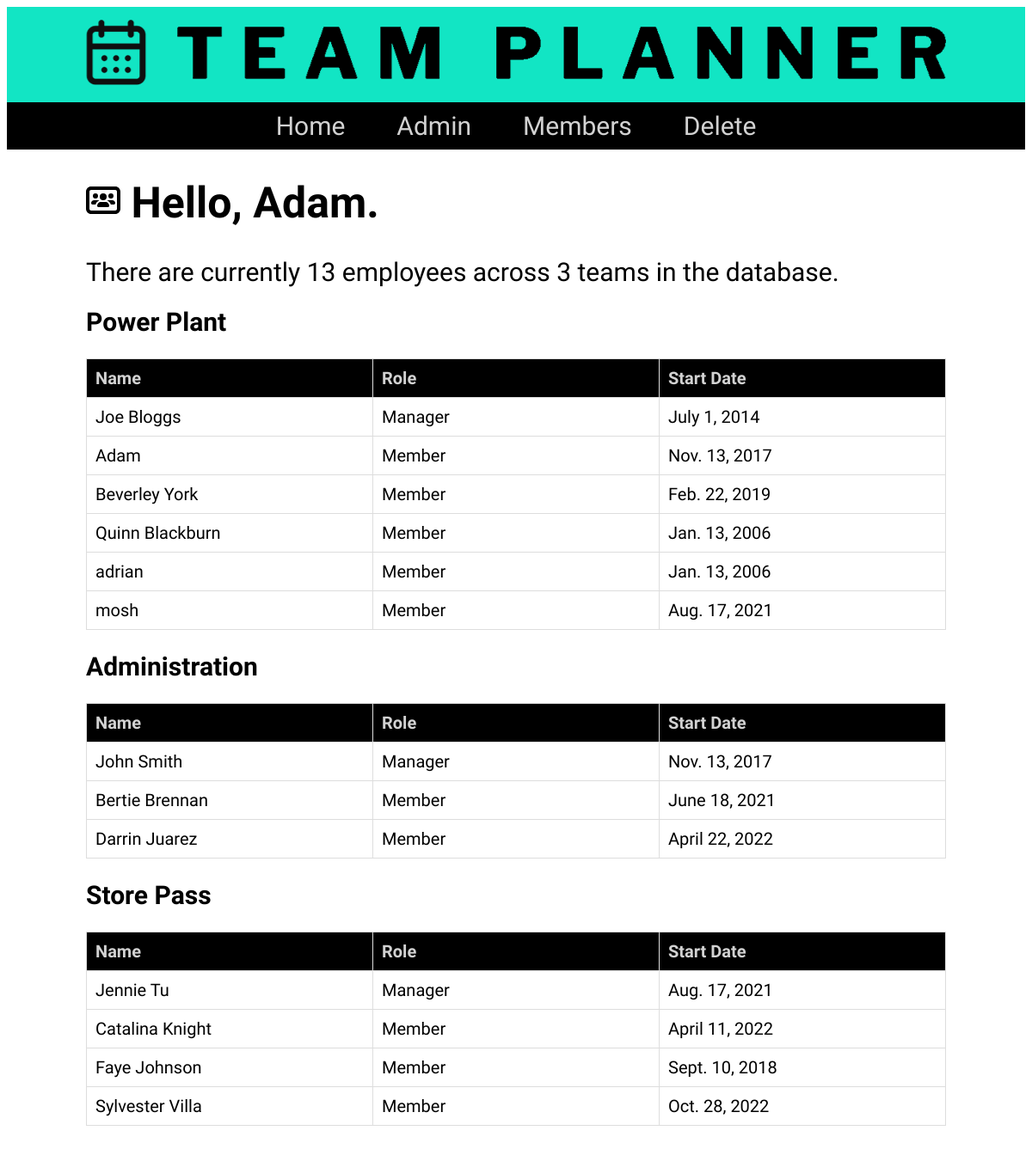
/home/, run on the app's committed database.
### teams/models.py (models this page shows, shortened)
class User(models.Model):
    STATUS_MEMBER = 'Member'
    STATUS_MANAGER = 'Manager'
    STATUS_CHOICES = [
        (STATUS_MEMBER, 'Member'),
        (STATUS_MANAGER, 'Manager'),
    ]
    name = models.CharField(max_length=255)
    role = models.CharField(max_length=55, choices=STATUS_CHOICES, default=STATUS_MEMBER)
    location = models.ForeignKey('Location', blank=True, null=True, on_delete=models.CASCADE)
    start_date = models.DateField()
    class Meta:
        ordering = ['name']

class Location(models.Model):
    basic = 'shops'
    building = models.CharField(max_length=255, blank=True, default=basic)
    def __str__(self) -> str:
        return f"{self.building}"

### playground/views.py (the view)
# urls.py: path('home/', views.main, name='home'),
def main(request):
    locations = Location.objects.all()
    user_data_by_location = {}
    for location in locations:
        users_at_location_sorted = User.objects.filter(location=location).order_by('role', 'name')
        user_data_by_location[location] = users_at_location_sorted
    return render(request, 'home.html', {'name': 'Adam','num_employees': getNumberOfEmployees(), 'num_teams': getTeams(), 'form': new(request), 'user_data_by_location': user_data_by_location,})

### playground/views.py (called while the page is built)
def getNumberOfEmployees():
    num_employees = User.objects.count()
    return(num_employees)

def getTeams():
    num_teams = Location.objects.count()
    return(num_teams)

def new(request):
    response = None
    if request.method == "POST":
        form = UserForm(request.POST)
        if form.is_valid():
            form.save()
            response = "Successfully registered User"
        else:
            response = "Failed to register User"
    else:
        form = UserForm()
    return render(request, "new.html", {'form': form, 'response': response})

### playground/templates/new.html (shortened to what this page needs)
{% load static %}

### playground/templates/home.html (shortened to what this page needs)
{% load static %}
<!DOCTYPE html>
<html lang="en">
  <head>
    <link rel="stylesheet" href="{% static 'website/styles.css' %}" />
  </head>
  <body>
    <nav class="nav banner-img">
      <a href="http://127.0.0.1:8000/home/"
        ><img src="{% static 'website/banner.svg' %}" alt=""
      /></a>
    </nav>
    <nav class="nav-secondary">
      <ul class="list nav_list">
        <li class="nav__item">
          <a href="http://127.0.0.1:8000/home/">Home</a>
        </li>
        <li class="nav__item">
          <a href="http://127.0.0.1:8000/admin">Admin</a>
        </li>
        <li class="nav__item">
          <a href="http://127.0.0.1:8000/new/">Members</a>
        </li>
        <li class="nav__item">
          <a href="http://127.0.0.1:8000/delete/">Delete</a>
        </li>
      </ul>
    </nav>
    <div class="home-box">
      {% with svg_size=40 %} {% if name %}
      <h1 class="icon">
        <img
          src="{% static 'website/users-rect.svg' %}"
          width="{{ svg_size }}"
          height="{{ svg_size }}"
        />
        Hello, {{ name }}.
      </h1>
      {% else %}
      <h1>hello user H1</h1>
      {% endif %} {% endwith %}
      <p class="overview">
        There are currently {{ num_employees }} employees across {{ num_teams }}
        teams in the database.
      </p>
    </div>
    <div class="tabletime">
      {% for location, users in user_data_by_location.items %}
      <h2>{{ location.building }}</h2>
      <table>
        <tr>
          <th>Name</th>
          <th>Role</th>
          <th>Start Date</th>
        </tr>
        {% for user in users %}
        <tr>
          <td>{{ user.name }}</td>
          <td>{{ user.role }}</td>
          <td>{{ user.start_date }}</td>
        </tr>
        {% endfor %}
      </table>
      {% endfor %}
    </div>
  </body>
</html>

### playground/static/website/styles.css (style rules this page uses)
:root { --color-primary: #12e5c4; --color-secondary: #000000; --color-nav: #d2d2d2; }
*, *::after, *::before { box-sizing: border-box; }
html { font-size: 62.5%; }
body { font-family: "Barlow Condensed", Arial, Helvetica, sans-serif; font-size: 2rem; color: var(--color-secondary); font-weight: 400; }
a { text-decoration: none; }
.nav { background: var(--color-primary); display: flex; justify-content: center; padding: 15px; }
.nav_list { width: 100%; margin: 0; }
.nav__item { padding: 1rem 3rem; display: inline-block; font-size: 3rem; font-weight: 500; color: var(--color-nav); }
.nav__item > a { color: var(--color-nav); transition: color 0.4s; }
.nav-secondary { background: var(--color-secondary); margin: 0; }
.list { list-style: none; display: flex; justify-content: center; padding: 0; }
.icon { font-size: 5rem; }
.home-box { width: 1000px; height: 100px; margin: 3rem auto; }
.overview { font-size: 3rem; margin-bottom: 8rem; padding-bottom: 8rem; }
table { border-collapse: collapse; table-layout: fixed; width: 100%; }
th, td { border: 1px solid #dddddd; text-align: left; padding: 10px; }
th { background-color: var(--color-secondary); color: var(--color-nav); }
.tabletime { margin: 5rem auto; width: 100rem; }

### data on the page
User: name "Adam", role "Member", start_date "Nov. 13, 2017"
Location: building "Power Plant"
User: name "Joe Bloggs", role "Manager", start_date "July 1, 2014"
User: name "Beverley York", role "Member", start_date "Feb. 22, 2019"
User: name "Quinn Blackburn", role "Member", start_date "Jan. 13, 2006"
User: name "adrian", role "Member", start_date "Jan. 13, 2006"
User: name "mosh", role "Member", start_date "Aug. 17, 2021"
Location: building "Administration"
User: name "John Smith", role "Manager", start_date "Nov. 13, 2017"
User: name "Bertie Brennan", role "Member", start_date "June 18, 2021"
User: name "Darrin Juarez", role "Member", start_date "April 22, 2022"
Location: building "Store Pass"
User: name "Jennie Tu", role "Manager", start_date "Aug. 17, 2021"
User: name "Catalina Knight", role "Member", start_date "April 11, 2022"
User: name "Faye Johnson", role "Member", start_date "Sept. 10, 2018"
User: name "Sylvester Villa", role "Member", start_date "Oct. 28, 2022"

### other printed values
{{ num_employees }} "13"
{{ num_teams }} "3"
